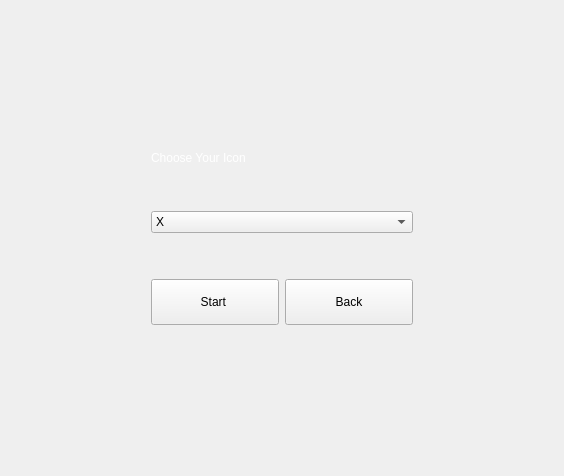
      <widget class="QWidget" name="choose_your_icon">
       <layout class="QHBoxLayout" name="horizontalLayout_6">
        <item>
         <layout class="QGridLayout" name="gridLayout_8">
          <property name="leftMargin">
           <number>100</number>
          </property>
          <property name="topMargin">
           <number>100</number>
          </property>
          <property name="rightMargin">
           <number>100</number>
          </property>
          <property name="bottomMargin">
           <number>100</number>
          </property>
          <item row="6" column="1">
           <layout class="QHBoxLayout" name="horizontalLayout_player2_buttons">
            <item>
             <widget class="QPushButton" name="pushButton_start_game">
              <property name="sizePolicy">
               <sizepolicy hsizetype="Maximum" vsizetype="Fixed">
                <horstretch>0</horstretch>
                <verstretch>0</verstretch>
               </sizepolicy>
              </property>
              <property name="minimumSize">
               <size>
                <width>128</width>
                <height>46</height>
               </size>
              </property>
              <property name="text">
               <string>Start </string>
              </property>
             </widget>
            </item>
            <item>
             <widget class="QPushButton" name="pushButton_back_player2">
              <property name="sizePolicy">
               <sizepolicy hsizetype="Maximum" vsizetype="Fixed">
                <horstretch>0</horstretch>
                <verstretch>0</verstretch>
               </sizepolicy>
              </property>
              <property name="minimumSize">
               <size>
                <width>128</width>
                <height>46</height>
               </size>
              </property>
              <property name="text">
               <string>Back</string>
              </property>
             </widget>
            </item>
           </layout>
          </item>
          <item row="2" column="1">
           <spacer name="verticalSpacer_player2_1">
            <property name="orientation">
             <enum>Qt::Orientation::Vertical</enum>
            </property>
            <property name="sizeType">
             <enum>QSizePolicy::Policy::Maximum</enum>
            </property>
            <property name="sizeHint" stdset="0">
             <size>
              <width>20</width>
              <height>40</height>
             </size>
            </property>
           </spacer>
          </item>
          <item row="0" column="1">
           <spacer name="verticalSpacer_player2_top">
            <property name="orientation">
             <enum>Qt::Orientation::Vertical</enum>
            </property>
            <property name="sizeHint" stdset="0">
             <size>
              <width>20</width>
              <height>40</height>
             </size>
            </property>
           </spacer>
          </item>
          <item row="4" column="1">
           <spacer name="verticalSpacer_player2_2">
            <property name="orientation">
             <enum>Qt::Orientation::Vertical</enum>
            </property>
            <property name="sizeType">
             <enum>QSizePolicy::Policy::Maximum</enum>
            </property>
            <property name="sizeHint" stdset="0">
             <size>
              <width>20</width>
              <height>40</height>
             </size>
            </property>
           </spacer>
          </item>
          <item row="7" column="1">
           <spacer name="verticalSpacer_player2_bottom">
            <property name="orientation">
             <enum>Qt::Orientation::Vertical</enum>
            </property>
            <property name="sizeHint" stdset="0">
             <size>
              <width>20</width>
              <height>40</height>
             </size>
            </property>
           </spacer>
          </item>
          <item row="3" column="2">
           <spacer name="horizontalSpacer_3">
            <property name="orientation">
             <enum>Qt::Orientation::Horizontal</enum>
            </property>
            <property name="sizeHint" stdset="0">
             <size>
              <width>40</width>
              <height>20</height>
             </size>
            </property>
           </spacer>
          </item>
          <item row="3" column="0">
           <spacer name="horizontalSpacer_4">
            <property name="orientation">
             <enum>Qt::Orientation::Horizontal</enum>
            </property>
            <property name="sizeHint" stdset="0">
             <size>
              <width>40</width>
              <height>20</height>
             </size>
            </property>
           </spacer>
          </item>
          <item row="1" column="1">
           <widget class="QLabel" name="label_player2_title">
            <property name="styleSheet">
             <string notr="true">color: rgb(255, 255, 255);
font: 900 36pt &quot;Segoe UI Black&quot;;</string>
            </property>
            <property name="text">
             <string>Choose Your Icon</string>
            </property>
           </widget>
          </item>
          <item row="3" column="1">
           <widget class="QComboBox" name="comboBox_iconChoice">
            <item>
             <property name="text">
              <string>X</string>
             </property>
            </item>
            <item>
             <property name="text">
              <string>O</string>
             </property>
            </item>
           </widget>
          </item>
         </layout>
        </item>
       </layout>
      </widget>
